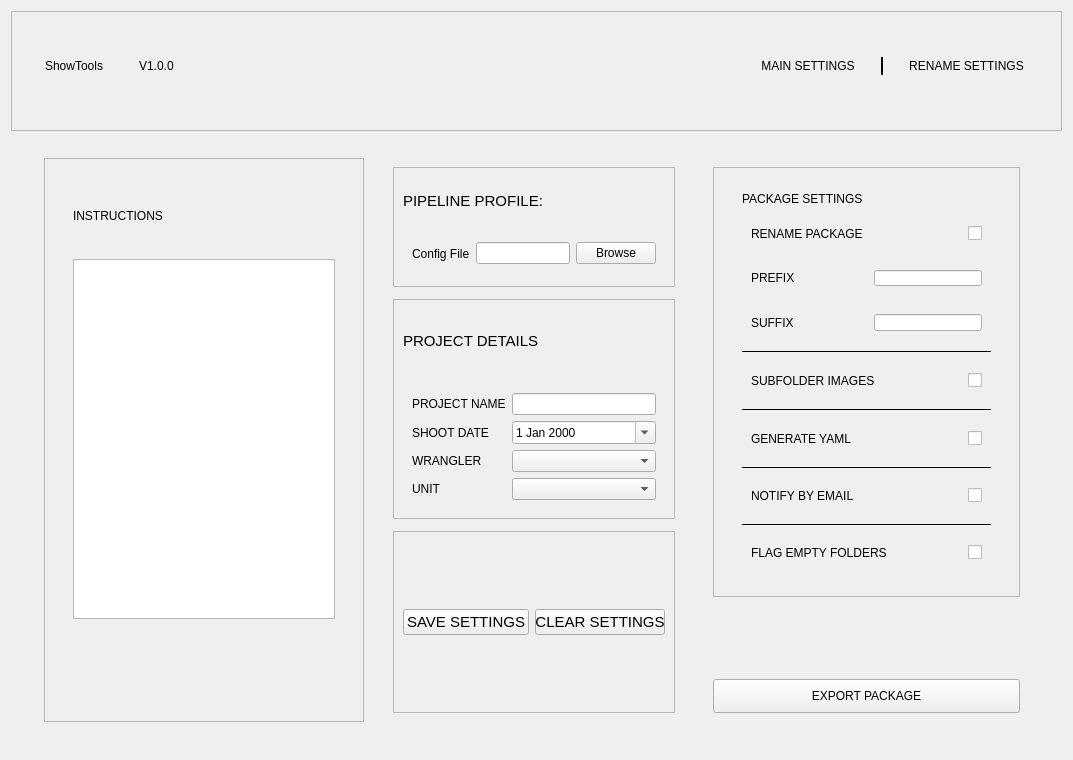
<?xml version="1.0" encoding="UTF-8"?>
<ui version="4.0">
 <class>wgShowTools</class>
 <widget class="QWidget" name="wgShowTools">
  <property name="geometry">
   <rect>
    <x>0</x>
    <y>0</y>
    <width>1073</width>
    <height>760</height>
   </rect>
  </property>
  <property name="focusPolicy">
   <enum>Qt::ClickFocus</enum>
  </property>
  <property name="windowTitle">
   <string>Form</string>
  </property>
  <property name="styleSheet">
   <string notr="true">/* ---------- Global text styling (NO background here) ---------- */
QWidget {
    color: #ededed;
    font-family: &quot;Segoe UI&quot;;
    font-size: 10.5pt;
}

QLabel#label_version {
    padding-bottom: 8px;
}

QTextBrowser#txtInstructions {
    background: transparent;
    border: none;
    color: #ededed;
    font-family: &quot;Segoe UI&quot;;
    font-size: 9.5pt;     /* try 9pt if still big */
}

QTextBrowser#txtInstructions h3 {
    font-size: 11pt;
    font-weight: 700;
    margin: 0px 0px 6px 0px;
}

QTextBrowser#txtInstructions h4 {
    font-size: 10pt;
    font-weight: 600;
    margin: 10px 0px 4px 0px;
}

QTextBrowser#txtInstructions p {
    margin: 0px 0px 6px 0px;
}

QFrame#frameInstructions {
    background-color: #090909;  /* same deep black */
    border-radius: 6px;
    border: 1px solid #1c1c1c;
}

/* Title */
QLabel#labelInstructionsTitle {
    color: #ededed;
    font-weight: 700;
    font-size: 12pt;
    background: transparent;
}

/* Body text */
QTextEdit#txtInstructions,
QPlainTextEdit#txtInstructions {
    background: transparent;
    border: none;
    color: #ededed;
    font-size: 10.5pt;
    padding: 0px;
}

QTextBrowser#txtInstructions {
    background: transparent;
    border: none;
    color: #ededed;
    font-family: &quot;Segoe UI&quot;;
    font-size: 9.5pt;      /* reduce from 10.5 */
}

/* ---------- Only paint the app background on main surfaces ---------- */
QMainWindow,
QWidget#wgShowTools,
QStackedWidget,
QStackedWidget &gt; QWidget {
    background-color: #2b2b2b;
}

/* ---------- Header ---------- */
#headerFrame {
    background-color: #090909;
    border-bottom: 1px solid #3c3c3c;
}

QLabel#label_showTools {
    font-family: &quot;Segoe UI&quot;;
    font-weight: 600;      /* Semibold */
    font-size: 50pt;       /* adjust */
    color: #eaeaea;
    background: transparent;
}

QLabel#label_version {
    font-family: &quot;Segoe UI&quot;;
    font-weight: 400;
    font-size: 10pt;
    color: #cfcfcf;
    background: transparent;
}

QFrame[frameShape=&quot;5&quot;] { /* VLine */
    color: #9a9a9a;
}

/* ---------- Section panels ---------- */
QFrame#frame_pipelineProfile,
QFrame#frame_projectDetails,
QFrame#frame_packageSettings,
QFrame#instructionsFrame {
    background-color: #3a3a3a;
    border-radius: 6px;
}

/* IMPORTANT: make “layout helper” widgets transparent inside panels */
QFrame#frame_pipelineProfile QWidget,
QFrame#frame_projectDetails QWidget,
QFrame#frame_packageSettings QWidget,
QFrame#instructionsFrame QWidget {
    background: transparent;
}

/* ---------- Labels ---------- */
QLabel {
    background: transparent;
    color: #eaeaea;
}

/* ---------- Inputs ---------- */
QLineEdit, QComboBox, QDateEdit, QPlainTextEdit, QTextEdit {
    background-color: #d8d8d8;
    color: #1b1b1b;
    border: 1px solid #bdbdbd;
    border-radius: 4px;
    padding: 6px;
}

QFrame#frameTabDivider {
    color: #ffffff;          /* for VLine/HLine drawing */
    background: transparent;
}

QLineEdit:focus, QComboBox:focus, QDateEdit:focus, QPlainTextEdit:focus, QTextEdit:focus {
    border: 1px solid #f0b000;
}

/* Combo dropdown */
QComboBox::drop-down {
    border: none;
    width: 22px;
}

/* ---------- Checkboxes ---------- */
QCheckBox {
    spacing: 8px;
    background: transparent;
}

QCheckBox::indicator {
    width: 16px;
    height: 16px;
}

/* ---------- Buttons ---------- */
QPushButton {
    background-color: #4a4a4a;
    border: 1px solid #5a5a5a;
    border-radius: 4px;
    padding: 6px 10px;
}

QPushButton:hover {
    background-color: #545454;
}

QPushButton:pressed {
    background-color: #3f3f3f;
}

/* Primary action */
QPushButton#btnExport {
    background-color: #f0b000;
    color: #1b1b1b;
    border: none;
    font-weight: 700;
}

QPushButton#btnExporty:hover {
    background-color: #ffc533;
}

/* ---------- Fake-tab header buttons ---------- */
QPushButton#btnMainSettings,
QPushButton#btnRenameSettings {
    background: transparent;
    border: none;
    padding: 0px 0px;
    font-weight: 600;
    font-size: 11pt;
    color: #ffffff;
}

QPushButton#btnMainSettings:checked,
QPushButton#btnRenameSettings:checked {
    color: #f0b000;
}

/* ---------- Divider lines (HLine frames) ---------- */
QFrame[frameShape=&quot;4&quot;] { /* HLine */
    color: #ffffff;
}</string>
  </property>
  <layout class="QHBoxLayout" name="horizontalLayout_5">
   <item>
    <layout class="QVBoxLayout" name="verticalLayout" stretch="0,1">
     <property name="spacing">
      <number>0</number>
     </property>
     <item>
      <widget class="QFrame" name="headerFrame">
       <property name="sizePolicy">
        <sizepolicy hsizetype="Expanding" vsizetype="Fixed">
         <horstretch>0</horstretch>
         <verstretch>0</verstretch>
        </sizepolicy>
       </property>
       <property name="minimumSize">
        <size>
         <width>80</width>
         <height>120</height>
        </size>
       </property>
       <property name="frameShape">
        <enum>QFrame::StyledPanel</enum>
       </property>
       <property name="frameShadow">
        <enum>QFrame::Raised</enum>
       </property>
       <layout class="QHBoxLayout" name="horizontalLayout_3">
        <property name="spacing">
         <number>8</number>
        </property>
        <property name="leftMargin">
         <number>12</number>
        </property>
        <property name="topMargin">
         <number>14</number>
        </property>
        <property name="rightMargin">
         <number>12</number>
        </property>
        <item>
         <layout class="QHBoxLayout" name="horizontalLayout_2">
          <property name="leftMargin">
           <number>12</number>
          </property>
          <property name="topMargin">
           <number>6</number>
          </property>
          <property name="rightMargin">
           <number>12</number>
          </property>
          <property name="bottomMargin">
           <number>20</number>
          </property>
          <item alignment="Qt::AlignVCenter">
           <widget class="QWidget" name="titleRow" native="true">
            <property name="minimumSize">
             <size>
              <width>200</width>
              <height>0</height>
             </size>
            </property>
            <layout class="QHBoxLayout" name="horizontalLayout_11">
             <item>
              <layout class="QHBoxLayout" name="horizontalLayout_10">
               <item alignment="Qt::AlignBottom">
                <widget class="QLabel" name="label_showTools">
                 <property name="text">
                  <string>ShowTools</string>
                 </property>
                 <property name="alignment">
                  <set>Qt::AlignBottom|Qt::AlignLeading|Qt::AlignLeft</set>
                 </property>
                </widget>
               </item>
               <item alignment="Qt::AlignBottom">
                <widget class="QLabel" name="label_version">
                 <property name="text">
                  <string>V1.0.0</string>
                 </property>
                 <property name="alignment">
                  <set>Qt::AlignBottom|Qt::AlignLeading|Qt::AlignLeft</set>
                 </property>
                </widget>
               </item>
              </layout>
             </item>
            </layout>
           </widget>
          </item>
          <item>
           <spacer name="horizontalSpacer">
            <property name="orientation">
             <enum>Qt::Horizontal</enum>
            </property>
            <property name="sizeHint" stdset="0">
             <size>
              <width>40</width>
              <height>20</height>
             </size>
            </property>
           </spacer>
          </item>
          <item>
           <widget class="QWidget" name="tabContainer" native="true">
            <property name="minimumSize">
             <size>
              <width>100</width>
              <height>0</height>
             </size>
            </property>
            <layout class="QHBoxLayout" name="horizontalLayout_12">
             <property name="spacing">
              <number>14</number>
             </property>
             <item>
              <widget class="QPushButton" name="btnMainSettings">
               <property name="focusPolicy">
                <enum>Qt::NoFocus</enum>
               </property>
               <property name="text">
                <string>MAIN SETTINGS</string>
               </property>
               <property name="checkable">
                <bool>true</bool>
               </property>
               <property name="autoExclusive">
                <bool>true</bool>
               </property>
               <property name="flat">
                <bool>true</bool>
               </property>
              </widget>
             </item>
             <item>
              <widget class="QFrame" name="frameTabDivider">
               <property name="sizePolicy">
                <sizepolicy hsizetype="Fixed" vsizetype="Fixed">
                 <horstretch>0</horstretch>
                 <verstretch>0</verstretch>
                </sizepolicy>
               </property>
               <property name="minimumSize">
                <size>
                 <width>18</width>
                 <height>18</height>
                </size>
               </property>
               <property name="sizeIncrement">
                <size>
                 <width>0</width>
                 <height>0</height>
                </size>
               </property>
               <property name="baseSize">
                <size>
                 <width>0</width>
                 <height>0</height>
                </size>
               </property>
               <property name="frameShape">
                <enum>QFrame::VLine</enum>
               </property>
               <property name="frameShadow">
                <enum>QFrame::Plain</enum>
               </property>
               <property name="lineWidth">
                <number>2</number>
               </property>
               <property name="midLineWidth">
                <number>0</number>
               </property>
              </widget>
             </item>
             <item>
              <widget class="QPushButton" name="btnRenameSettings">
               <property name="focusPolicy">
                <enum>Qt::NoFocus</enum>
               </property>
               <property name="text">
                <string>RENAME SETTINGS</string>
               </property>
               <property name="checkable">
                <bool>true</bool>
               </property>
               <property name="autoExclusive">
                <bool>true</bool>
               </property>
               <property name="flat">
                <bool>true</bool>
               </property>
              </widget>
             </item>
             <item>
              <layout class="QHBoxLayout" name="horizontalLayout"/>
             </item>
            </layout>
           </widget>
          </item>
         </layout>
        </item>
       </layout>
      </widget>
     </item>
     <item>
      <widget class="QStackedWidget" name="stackedWidget">
       <property name="sizePolicy">
        <sizepolicy hsizetype="Expanding" vsizetype="Expanding">
         <horstretch>0</horstretch>
         <verstretch>0</verstretch>
        </sizepolicy>
       </property>
       <property name="styleSheet">
        <string notr="true">QFrame[frameShape=&quot;4&quot;] {
    color: #7a7a7a;
}</string>
       </property>
       <property name="currentIndex">
        <number>0</number>
       </property>
       <widget class="QWidget" name="pageMainSettings">
        <property name="sizePolicy">
         <sizepolicy hsizetype="Expanding" vsizetype="Expanding">
          <horstretch>0</horstretch>
          <verstretch>0</verstretch>
         </sizepolicy>
        </property>
        <layout class="QHBoxLayout" name="horizontalLayout_6">
         <item>
          <layout class="QHBoxLayout" name="horizontalLayout_4" stretch="12,11,0">
           <property name="spacing">
            <number>20</number>
           </property>
           <property name="leftMargin">
            <number>24</number>
           </property>
           <property name="topMargin">
            <number>18</number>
           </property>
           <property name="rightMargin">
            <number>24</number>
           </property>
           <property name="bottomMargin">
            <number>18</number>
           </property>
           <item>
            <widget class="QFrame" name="frame01_instructions">
             <property name="sizePolicy">
              <sizepolicy hsizetype="Preferred" vsizetype="Preferred">
               <horstretch>0</horstretch>
               <verstretch>0</verstretch>
              </sizepolicy>
             </property>
             <property name="minimumSize">
              <size>
               <width>260</width>
               <height>0</height>
              </size>
             </property>
             <property name="maximumSize">
              <size>
               <width>320</width>
               <height>16777215</height>
              </size>
             </property>
             <property name="frameShape">
              <enum>QFrame::StyledPanel</enum>
             </property>
             <property name="frameShadow">
              <enum>QFrame::Raised</enum>
             </property>
             <layout class="QVBoxLayout" name="verticalLayout_4">
              <property name="spacing">
               <number>10</number>
              </property>
              <property name="leftMargin">
               <number>14</number>
              </property>
              <property name="topMargin">
               <number>12</number>
              </property>
              <property name="rightMargin">
               <number>14</number>
              </property>
              <property name="bottomMargin">
               <number>12</number>
              </property>
              <item>
               <layout class="QVBoxLayout" name="verticalLayout_3">
                <property name="spacing">
                 <number>10</number>
                </property>
                <property name="leftMargin">
                 <number>14</number>
                </property>
                <property name="topMargin">
                 <number>12</number>
                </property>
                <property name="rightMargin">
                 <number>14</number>
                </property>
                <property name="bottomMargin">
                 <number>14</number>
                </property>
                <item>
                 <widget class="QLabel" name="labelInstructionsTitle">
                  <property name="text">
                   <string>INSTRUCTIONS</string>
                  </property>
                 </widget>
                </item>
                <item>
                 <widget class="QTextBrowser" name="txtInstructions">
                  <property name="minimumSize">
                   <size>
                    <width>0</width>
                    <height>260</height>
                   </size>
                  </property>
                  <property name="maximumSize">
                   <size>
                    <width>16777215</width>
                    <height>360</height>
                   </size>
                  </property>
                  <property name="html">
                   <string>&lt;!DOCTYPE HTML PUBLIC &quot;-//W3C//DTD HTML 4.0//EN&quot; &quot;http://www.w3.org/TR/REC-html40/strict.dtd&quot;&gt;
&lt;html&gt;&lt;head&gt;&lt;meta name=&quot;qrichtext&quot; content=&quot;1&quot; /&gt;&lt;style type=&quot;text/css&quot;&gt;
p, li { white-space: pre-wrap; }
&lt;/style&gt;&lt;/head&gt;&lt;body style=&quot; font-family:'Segoe UI'; font-size:9.5pt; font-weight:400; font-style:normal;&quot;&gt;
&lt;p style=&quot;-qt-paragraph-type:empty; margin-top:0px; margin-bottom:0px; margin-left:0px; margin-right:0px; -qt-block-indent:0; text-indent:0px;&quot;&gt;&lt;br /&gt;&lt;/p&gt;&lt;/body&gt;&lt;/html&gt;</string>
                  </property>
                  <property name="openExternalLinks">
                   <bool>true</bool>
                  </property>
                 </widget>
                </item>
                <item>
                 <widget class="QWidget" name="linksRow" native="true">
                  <property name="minimumSize">
                   <size>
                    <width>0</width>
                    <height>50</height>
                   </size>
                  </property>
                  <layout class="QHBoxLayout" name="horizontalLayout_15">
                   <item>
                    <layout class="QHBoxLayout" name="horizontalLayout_14"/>
                   </item>
                  </layout>
                 </widget>
                </item>
               </layout>
              </item>
             </layout>
            </widget>
           </item>
           <item>
            <widget class="QWidget" name="frame02_main_settings" native="true">
             <property name="sizePolicy">
              <sizepolicy hsizetype="Preferred" vsizetype="Preferred">
               <horstretch>0</horstretch>
               <verstretch>0</verstretch>
              </sizepolicy>
             </property>
             <property name="minimumSize">
              <size>
               <width>250</width>
               <height>0</height>
              </size>
             </property>
             <property name="maximumSize">
              <size>
               <width>300</width>
               <height>16777215</height>
              </size>
             </property>
             <layout class="QVBoxLayout" name="verticalLayout_15">
              <property name="spacing">
               <number>12</number>
              </property>
              <item>
               <layout class="QVBoxLayout" name="verticalLayout_16">
                <property name="spacing">
                 <number>12</number>
                </property>
                <item>
                 <widget class="QFrame" name="frame_pipelineProfile_2">
                  <property name="minimumSize">
                   <size>
                    <width>0</width>
                    <height>100</height>
                   </size>
                  </property>
                  <property name="maximumSize">
                   <size>
                    <width>16777215</width>
                    <height>120</height>
                   </size>
                  </property>
                  <property name="frameShape">
                   <enum>QFrame::StyledPanel</enum>
                  </property>
                  <property name="frameShadow">
                   <enum>QFrame::Raised</enum>
                  </property>
                  <layout class="QVBoxLayout" name="verticalLayout_17">
                   <item>
                    <layout class="QVBoxLayout" name="verticalLayout_18">
                     <item>
                      <widget class="QLabel" name="label_14">
                       <property name="font">
                        <font>
                         <family>Segoe UI</family>
                         <pointsize>11</pointsize>
                        </font>
                       </property>
                       <property name="text">
                        <string>PIPELINE PROFILE:</string>
                       </property>
                      </widget>
                     </item>
                     <item>
                      <widget class="QWidget" name="widget_6" native="true">
                       <layout class="QHBoxLayout" name="horizontalLayout_13">
                        <item>
                         <layout class="QHBoxLayout" name="horizontalLayout_16">
                          <item>
                           <widget class="QLabel" name="label_15">
                            <property name="text">
                             <string>Config File</string>
                            </property>
                           </widget>
                          </item>
                          <item>
                           <widget class="QLineEdit" name="lineEdit_7"/>
                          </item>
                          <item>
                           <widget class="QPushButton" name="btn_browseConfig_2">
                            <property name="text">
                             <string>Browse</string>
                            </property>
                           </widget>
                          </item>
                         </layout>
                        </item>
                       </layout>
                      </widget>
                     </item>
                    </layout>
                   </item>
                  </layout>
                 </widget>
                </item>
                <item>
                 <widget class="QFrame" name="frame_projectDetails_2">
                  <property name="minimumSize">
                   <size>
                    <width>0</width>
                    <height>220</height>
                   </size>
                  </property>
                  <property name="maximumSize">
                   <size>
                    <width>16777215</width>
                    <height>270</height>
                   </size>
                  </property>
                  <property name="frameShape">
                   <enum>QFrame::StyledPanel</enum>
                  </property>
                  <property name="frameShadow">
                   <enum>QFrame::Raised</enum>
                  </property>
                  <layout class="QVBoxLayout" name="verticalLayout_19">
                   <item>
                    <layout class="QVBoxLayout" name="verticalLayout_20">
                     <item>
                      <widget class="QLabel" name="label_16">
                       <property name="font">
                        <font>
                         <family>Segoe UI</family>
                         <pointsize>11</pointsize>
                        </font>
                       </property>
                       <property name="text">
                        <string>PROJECT DETAILS</string>
                       </property>
                      </widget>
                     </item>
                     <item>
                      <widget class="QWidget" name="widget_7" native="true">
                       <layout class="QFormLayout" name="formLayout_7">
                        <item row="0" column="0">
                         <layout class="QFormLayout" name="formLayout_8"/>
                        </item>
                        <item row="1" column="0">
                         <widget class="QLabel" name="label_projectName_2">
                          <property name="text">
                           <string>PROJECT NAME</string>
                          </property>
                         </widget>
                        </item>
                        <item row="1" column="1">
                         <widget class="QLineEdit" name="lineEdit_8"/>
                        </item>
                        <item row="2" column="0">
                         <widget class="QLabel" name="label_shootDate_2">
                          <property name="text">
                           <string>SHOOT DATE</string>
                          </property>
                         </widget>
                        </item>
                        <item row="2" column="1">
                         <widget class="QDateEdit" name="dateEdit_2">
                          <property name="calendarPopup">
                           <bool>true</bool>
                          </property>
                         </widget>
                        </item>
                        <item row="3" column="0">
                         <widget class="QLabel" name="label_wrangler_2">
                          <property name="text">
                           <string>WRANGLER</string>
                          </property>
                         </widget>
                        </item>
                        <item row="3" column="1">
                         <widget class="QComboBox" name="comboBox_3"/>
                        </item>
                        <item row="4" column="0">
                         <widget class="QLabel" name="label_unit_2">
                          <property name="text">
                           <string>UNIT</string>
                          </property>
                         </widget>
                        </item>
                        <item row="4" column="1">
                         <widget class="QComboBox" name="comboBox_4"/>
                        </item>
                       </layout>
                      </widget>
                     </item>
                    </layout>
                   </item>
                  </layout>
                 </widget>
                </item>
                <item>
                 <widget class="QFrame" name="profile_buttons_2">
                  <property name="frameShape">
                   <enum>QFrame::StyledPanel</enum>
                  </property>
                  <property name="frameShadow">
                   <enum>QFrame::Raised</enum>
                  </property>
                  <layout class="QHBoxLayout" name="horizontalLayout_17">
                   <item>
                    <layout class="QHBoxLayout" name="horizontalLayout_18">
                     <item>
                      <widget class="QPushButton" name="btnSaveSettings_2">
                       <property name="font">
                        <font>
                         <family>Segoe UI</family>
                         <pointsize>11</pointsize>
                        </font>
                       </property>
                       <property name="text">
                        <string>SAVE SETTINGS</string>
                       </property>
                      </widget>
                     </item>
                     <item>
                      <widget class="QPushButton" name="btnClearSettings_2">
                       <property name="font">
                        <font>
                         <family>Segoe UI</family>
                         <pointsize>11</pointsize>
                        </font>
                       </property>
                       <property name="text">
                        <string>CLEAR SETTINGS</string>
                       </property>
                      </widget>
                     </item>
                    </layout>
                   </item>
                  </layout>
                 </widget>
                </item>
               </layout>
              </item>
             </layout>
            </widget>
           </item>
           <item>
            <widget class="QWidget" name="widget_columnRight" native="true">
             <property name="minimumSize">
              <size>
               <width>300</width>
               <height>0</height>
              </size>
             </property>
             <property name="maximumSize">
              <size>
               <width>360</width>
               <height>16777215</height>
              </size>
             </property>
             <layout class="QVBoxLayout" name="verticalLayout_5">
              <item>
               <layout class="QVBoxLayout" name="verticalLayout_2">
                <property name="spacing">
                 <number>10</number>
                </property>
                <item>
                 <widget class="QFrame" name="frame_packageSettings">
                  <property name="sizePolicy">
                   <sizepolicy hsizetype="Expanding" vsizetype="Preferred">
                    <horstretch>0</horstretch>
                    <verstretch>0</verstretch>
                   </sizepolicy>
                  </property>
                  <property name="minimumSize">
                   <size>
                    <width>0</width>
                    <height>350</height>
                   </size>
                  </property>
                  <property name="maximumSize">
                   <size>
                    <width>16777215</width>
                    <height>430</height>
                   </size>
                  </property>
                  <property name="frameShape">
                   <enum>QFrame::StyledPanel</enum>
                  </property>
                  <property name="frameShadow">
                   <enum>QFrame::Raised</enum>
                  </property>
                  <layout class="QVBoxLayout" name="verticalLayout_7">
                   <property name="spacing">
                    <number>8</number>
                   </property>
                   <property name="leftMargin">
                    <number>14</number>
                   </property>
                   <property name="topMargin">
                    <number>12</number>
                   </property>
                   <property name="rightMargin">
                    <number>14</number>
                   </property>
                   <property name="bottomMargin">
                    <number>14</number>
                   </property>
                   <item>
                    <layout class="QVBoxLayout" name="verticalLayout_6">
                     <property name="spacing">
                      <number>10</number>
                     </property>
                     <property name="leftMargin">
                      <number>14</number>
                     </property>
                     <property name="topMargin">
                      <number>12</number>
                     </property>
                     <property name="rightMargin">
                      <number>14</number>
                     </property>
                     <property name="bottomMargin">
                      <number>12</number>
                     </property>
                     <item>
                      <widget class="QLabel" name="heading_packageSettings">
                       <property name="text">
                        <string>PACKAGE SETTINGS</string>
                       </property>
                      </widget>
                     </item>
                     <item>
                      <widget class="QWidget" name="widget_row_renamePackage" native="true">
                       <property name="minimumSize">
                        <size>
                         <width>0</width>
                         <height>0</height>
                        </size>
                       </property>
                       <layout class="QHBoxLayout" name="horizontalLayout_29">
                        <item>
                         <layout class="QHBoxLayout" name="horizontalLayout_28">
                          <item>
                           <widget class="QLabel" name="label_renamePackage">
                            <property name="text">
                             <string>RENAME PACKAGE</string>
                            </property>
                           </widget>
                          </item>
                          <item>
                           <spacer name="horizontalSpacer_6">
                            <property name="orientation">
                             <enum>Qt::Horizontal</enum>
                            </property>
                            <property name="sizeHint" stdset="0">
                             <size>
                              <width>40</width>
                              <height>20</height>
                             </size>
                            </property>
                           </spacer>
                          </item>
                          <item>
                           <widget class="QCheckBox" name="chk_renamePackage">
                            <property name="text">
                             <string/>
                            </property>
                           </widget>
                          </item>
                         </layout>
                        </item>
                       </layout>
                      </widget>
                     </item>
                     <item>
                      <widget class="QWidget" name="widget_prefixRow" native="true">
                       <property name="sizePolicy">
                        <sizepolicy hsizetype="Expanding" vsizetype="Preferred">
                         <horstretch>0</horstretch>
                         <verstretch>0</verstretch>
                        </sizepolicy>
                       </property>
                       <layout class="QHBoxLayout" name="horizontalLayout_8">
                        <item>
                         <layout class="QHBoxLayout" name="horizontalLayout_7">
                          <property name="spacing">
                           <number>8</number>
                          </property>
                          <item>
                           <widget class="QLabel" name="label_prefix">
                            <property name="text">
                             <string>PREFIX</string>
                            </property>
                           </widget>
                          </item>
                          <item>
                           <spacer name="horizontalSpacer_7">
                            <property name="orientation">
                             <enum>Qt::Horizontal</enum>
                            </property>
                            <property name="sizeHint" stdset="0">
                             <size>
                              <width>40</width>
                              <height>20</height>
                             </size>
                            </property>
                           </spacer>
                          </item>
                          <item>
                           <widget class="QLineEdit" name="input_prefix"/>
                          </item>
                         </layout>
                        </item>
                       </layout>
                      </widget>
                     </item>
                     <item>
                      <widget class="QWidget" name="widget_suffixRow" native="true">
                       <layout class="QHBoxLayout" name="horizontalLayout_19">
                        <item>
                         <layout class="QHBoxLayout" name="horizontalLayout_9">
                          <property name="spacing">
                           <number>8</number>
                          </property>
                          <item>
                           <widget class="QLabel" name="label_suffix">
                            <property name="text">
                             <string>SUFFIX</string>
                            </property>
                           </widget>
                          </item>
                          <item>
                           <spacer name="horizontalSpacer_8">
                            <property name="orientation">
                             <enum>Qt::Horizontal</enum>
                            </property>
                            <property name="sizeHint" stdset="0">
                             <size>
                              <width>40</width>
                              <height>20</height>
                             </size>
                            </property>
                           </spacer>
                          </item>
                          <item>
                           <widget class="QLineEdit" name="input_suffix"/>
                          </item>
                         </layout>
                        </item>
                       </layout>
                      </widget>
                     </item>
                     <item>
                      <widget class="QFrame" name="dividerLine01">
                       <property name="frameShape">
                        <enum>QFrame::HLine</enum>
                       </property>
                       <property name="frameShadow">
                        <enum>QFrame::Plain</enum>
                       </property>
                      </widget>
                     </item>
                     <item>
                      <widget class="QWidget" name="widget__row_subfolderImages" native="true">
                       <property name="minimumSize">
                        <size>
                         <width>0</width>
                         <height>0</height>
                        </size>
                       </property>
                       <layout class="QHBoxLayout" name="horizontalLayout_21">
                        <item>
                         <layout class="QHBoxLayout" name="horizontalLayout_20">
                          <item>
                           <widget class="QLabel" name="label_subfolderImages">
                            <property name="text">
                             <string>SUBFOLDER IMAGES</string>
                            </property>
                           </widget>
                          </item>
                          <item>
                           <spacer name="horizontalSpacer_2">
                            <property name="orientation">
                             <enum>Qt::Horizontal</enum>
                            </property>
                            <property name="sizeHint" stdset="0">
                             <size>
                              <width>40</width>
                              <height>20</height>
                             </size>
                            </property>
                           </spacer>
                          </item>
                          <item>
                           <widget class="QCheckBox" name="chk_subfolderImages">
                            <property name="text">
                             <string/>
                            </property>
                           </widget>
                          </item>
                         </layout>
                        </item>
                       </layout>
                      </widget>
                     </item>
                     <item>
                      <widget class="QFrame" name="dividerLine02">
                       <property name="frameShape">
                        <enum>QFrame::HLine</enum>
                       </property>
                       <property name="frameShadow">
                        <enum>QFrame::Plain</enum>
                       </property>
                      </widget>
                     </item>
                     <item>
                      <widget class="QWidget" name="widget_row_generateYAML" native="true">
                       <property name="minimumSize">
                        <size>
                         <width>0</width>
                         <height>0</height>
                        </size>
                       </property>
                       <layout class="QHBoxLayout" name="horizontalLayout_23">
                        <item>
                         <layout class="QHBoxLayout" name="horizontalLayout_22">
                          <item>
                           <widget class="QLabel" name="label">
                            <property name="text">
                             <string>GENERATE YAML</string>
                            </property>
                           </widget>
                          </item>
                          <item>
                           <spacer name="horizontalSpacer_3">
                            <property name="orientation">
                             <enum>Qt::Horizontal</enum>
                            </property>
                            <property name="sizeHint" stdset="0">
                             <size>
                              <width>40</width>
                              <height>20</height>
                             </size>
                            </property>
                           </spacer>
                          </item>
                          <item>
                           <widget class="QCheckBox" name="chk_generateYAML">
                            <property name="text">
                             <string/>
                            </property>
                           </widget>
                          </item>
                         </layout>
                        </item>
                       </layout>
                      </widget>
                     </item>
                     <item>
                      <widget class="QFrame" name="dividerLine03">
                       <property name="frameShape">
                        <enum>QFrame::HLine</enum>
                       </property>
                       <property name="frameShadow">
                        <enum>QFrame::Plain</enum>
                       </property>
                      </widget>
                     </item>
                     <item>
                      <widget class="QWidget" name="widget_row_notifyByEmail" native="true">
                       <property name="minimumSize">
                        <size>
                         <width>0</width>
                         <height>0</height>
                        </size>
                       </property>
                       <layout class="QHBoxLayout" name="horizontalLayout_25">
                        <item>
                         <layout class="QHBoxLayout" name="horizontalLayout_24">
                          <item>
                           <widget class="QLabel" name="label_notifyByEmail">
                            <property name="text">
                             <string>NOTIFY BY EMAIL</string>
                            </property>
                           </widget>
                          </item>
                          <item>
                           <spacer name="horizontalSpacer_4">
                            <property name="orientation">
                             <enum>Qt::Horizontal</enum>
                            </property>
                            <property name="sizeHint" stdset="0">
                             <size>
                              <width>40</width>
                              <height>20</height>
                             </size>
                            </property>
                           </spacer>
                          </item>
                          <item>
                           <widget class="QCheckBox" name="chk_notifyByEmail">
                            <property name="text">
                             <string/>
                            </property>
                           </widget>
                          </item>
                         </layout>
                        </item>
                       </layout>
                      </widget>
                     </item>
                     <item>
                      <widget class="QFrame" name="dividerLine04">
                       <property name="frameShape">
                        <enum>QFrame::HLine</enum>
                       </property>
                       <property name="frameShadow">
                        <enum>QFrame::Plain</enum>
                       </property>
                      </widget>
                     </item>
                     <item>
                      <widget class="QWidget" name="widget_row_flagEmptyFolders" native="true">
                       <property name="minimumSize">
                        <size>
                         <width>0</width>
                         <height>0</height>
                        </size>
                       </property>
                       <layout class="QHBoxLayout" name="horizontalLayout_27">
                        <item>
                         <layout class="QHBoxLayout" name="horizontalLayout_26">
                          <item>
                           <widget class="QLabel" name="label_2">
                            <property name="text">
                             <string>FLAG EMPTY FOLDERS</string>
                            </property>
                           </widget>
                          </item>
                          <item>
                           <spacer name="horizontalSpacer_5">
                            <property name="orientation">
                             <enum>Qt::Horizontal</enum>
                            </property>
                            <property name="sizeHint" stdset="0">
                             <size>
                              <width>40</width>
                              <height>20</height>
                             </size>
                            </property>
                           </spacer>
                          </item>
                          <item>
                           <widget class="QCheckBox" name="chk_flagEmptyFolders">
                            <property name="text">
                             <string/>
                            </property>
                           </widget>
                          </item>
                         </layout>
                        </item>
                       </layout>
                      </widget>
                     </item>
                    </layout>
                   </item>
                  </layout>
                 </widget>
                </item>
                <item>
                 <spacer name="verticalSpacer">
                  <property name="orientation">
                   <enum>Qt::Vertical</enum>
                  </property>
                  <property name="sizeHint" stdset="0">
                   <size>
                    <width>20</width>
                    <height>40</height>
                   </size>
                  </property>
                 </spacer>
                </item>
                <item>
                 <widget class="QPushButton" name="btn_export">
                  <property name="sizePolicy">
                   <sizepolicy hsizetype="Expanding" vsizetype="Fixed">
                    <horstretch>0</horstretch>
                    <verstretch>0</verstretch>
                   </sizepolicy>
                  </property>
                  <property name="minimumSize">
                   <size>
                    <width>0</width>
                    <height>34</height>
                   </size>
                  </property>
                  <property name="maximumSize">
                   <size>
                    <width>16777215</width>
                    <height>40</height>
                   </size>
                  </property>
                  <property name="text">
                   <string>EXPORT PACKAGE</string>
                  </property>
                 </widget>
                </item>
               </layout>
              </item>
             </layout>
            </widget>
           </item>
          </layout>
         </item>
        </layout>
       </widget>
       <widget class="QWidget" name="pageRenameSettings"/>
      </widget>
     </item>
    </layout>
   </item>
  </layout>
 </widget>
 <resources/>
 <connections/>
</ui>
